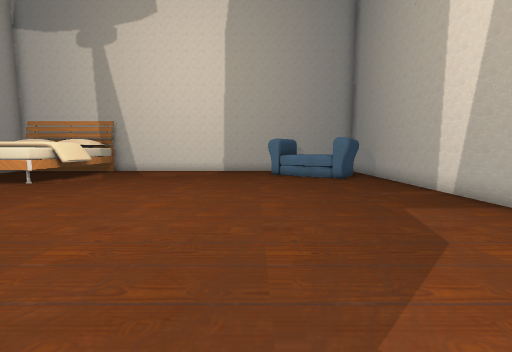
[1] (above)

15 first-person views from a walk through a Unity game level. The camera is 1.4 m above the floor, tilts 6° down and sees 90° across. The floor is counted in squares, 1 m on a side. Each view is taken from the middle of a square. On the plan, view 1 faces up. The plan holds only what a view shows up to about 13 squares ahead; the rest is blank. The player character is not drawn.

[2]
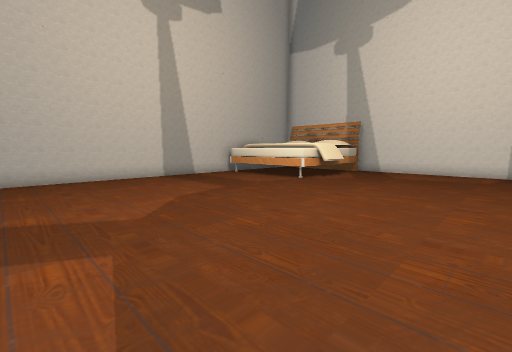

[3]
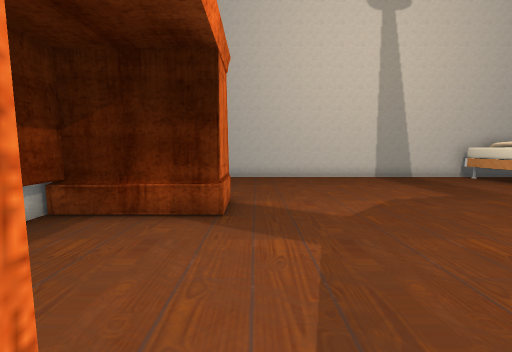

[4]
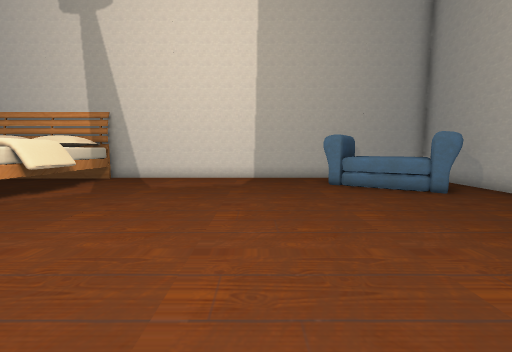

[5]
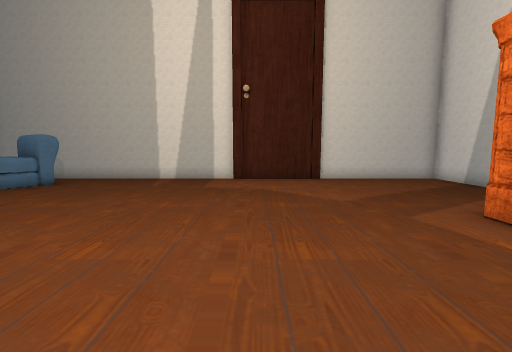

[6]
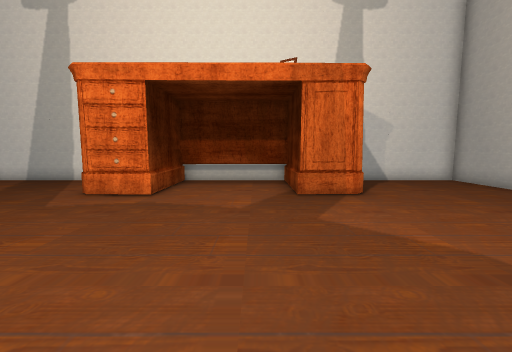

[7]
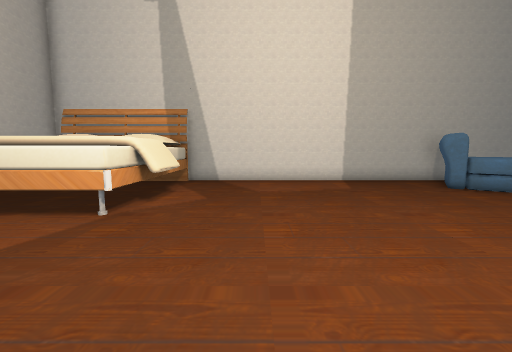

[8]
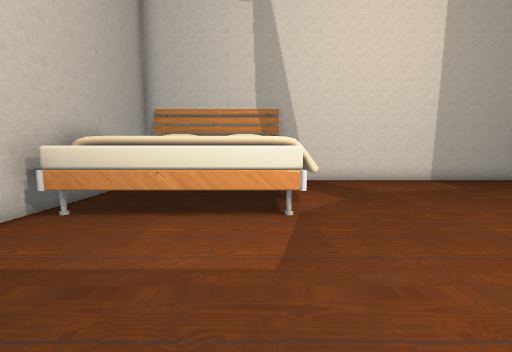

[9]
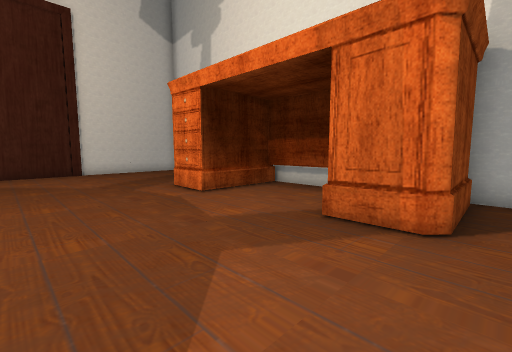

[10]
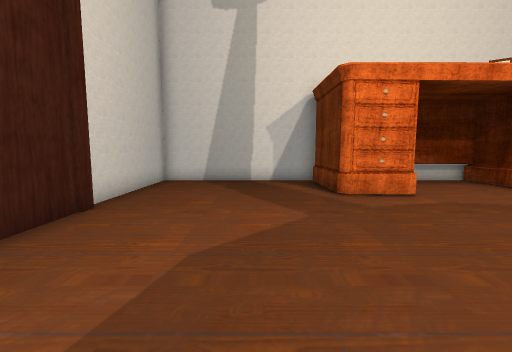

[11]
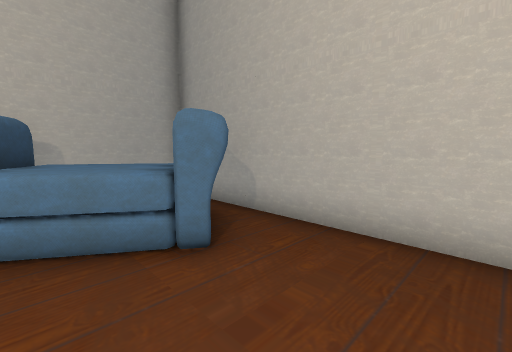

[12]
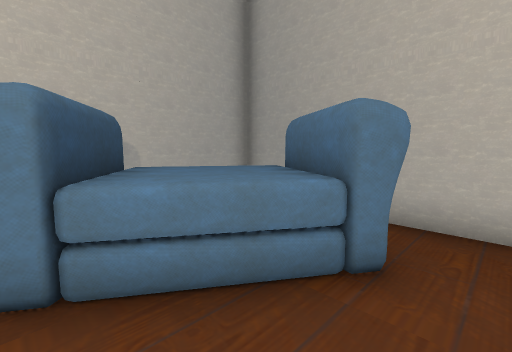

[13]
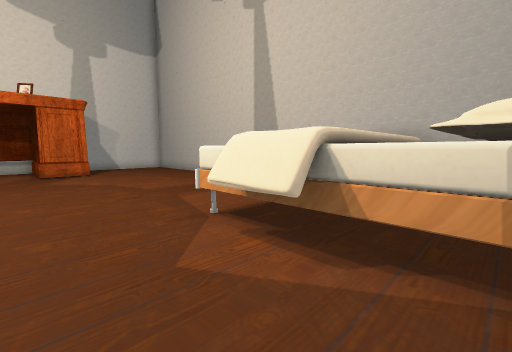

[14]
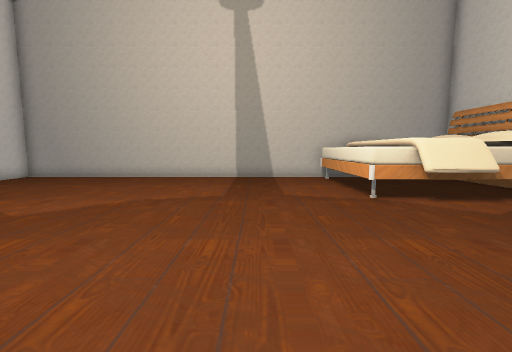

[15]
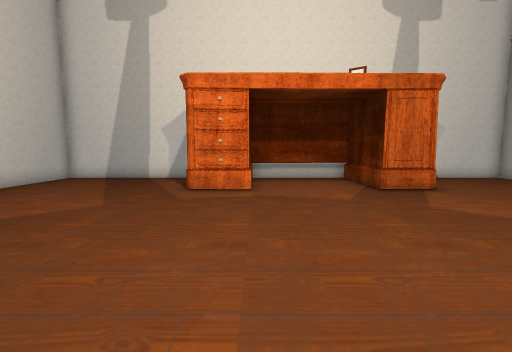

### Floor plan
Points are (right, up) in squares from view 1. A wall is a line through its corners. A room is listed if a view was taken in it or the views show most of it. See-through windows are left out.
Room 1 (views 1, 2, 3, 4, 5, 6, 7, 8, 9, 10, 11, 12, 13, 14, 15)
walls: (-2.8, -4.5) (-2.8, -0.8) (-0.8, -0.8) (-0.6, -0.9) (-0.5, -4); (-7.4, -4) (-2.8, -4); (-0.8, -4.5) (6.1, -4.5) (6.1, 1); (6.1, 5) (6.1, 13.5); (-9.3, -4.1) (-9.3, -1) (-9.1, -0.7) (-7.3, -0.7) (-7.3, -4.4); (5.9, 1) (5.9, 5); (2.1, 16.5) (-9.4, 16.5); (-14.9, 14.5) (-14.9, -4.5) (-9.1, -4.5)
low walls: (-7.6, -4.5) (-2.8, -4.5)
objects: other object (-15, 10) to (-9, 16); other object (1, 12) to (5, 16)

Where each view was taken, in squares from view 1:
view 1: 0 up, 0 right, facing up
view 2: 0 up, 2 left, facing up-left
view 3: 0 up, 2 left, facing left
view 4: 4 up, 2 left, facing up
view 5: 4 up, 6 left, facing right
view 6: 7 up, 6 left, facing down
view 7: 5 up, 6 left, facing up
view 8: 5 up, 10 left, facing up
view 9: 4 up, 10 left, facing down-right
view 10: 7 up, 2 right, facing down
view 11: 9 up, 2 right, facing up-right
view 12: 11 up, 1 right, facing up-right
view 13: 15 up, 6 left, facing down-left
view 14: 7 up, 2 left, facing left
view 15: 8 up, 3 left, facing down
